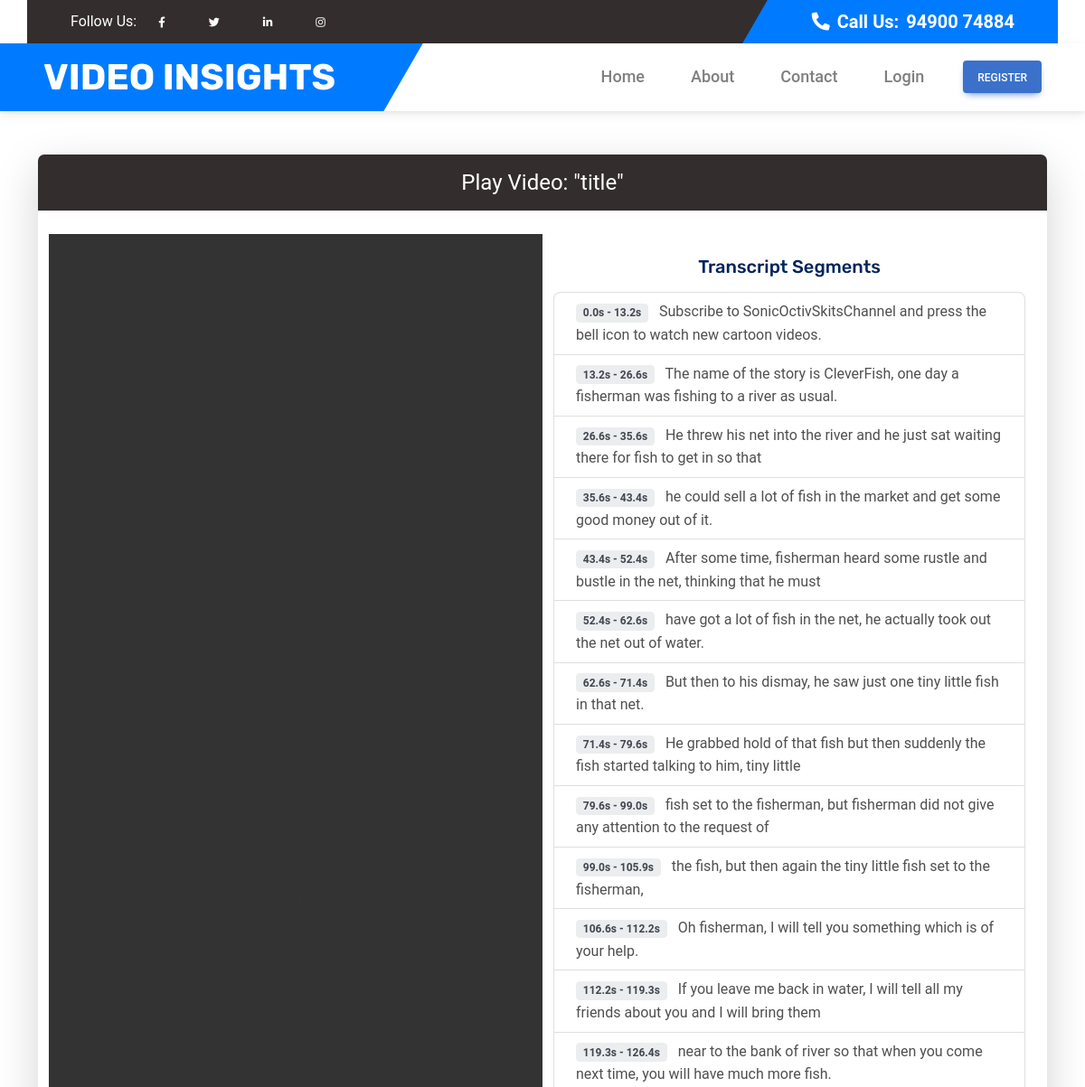
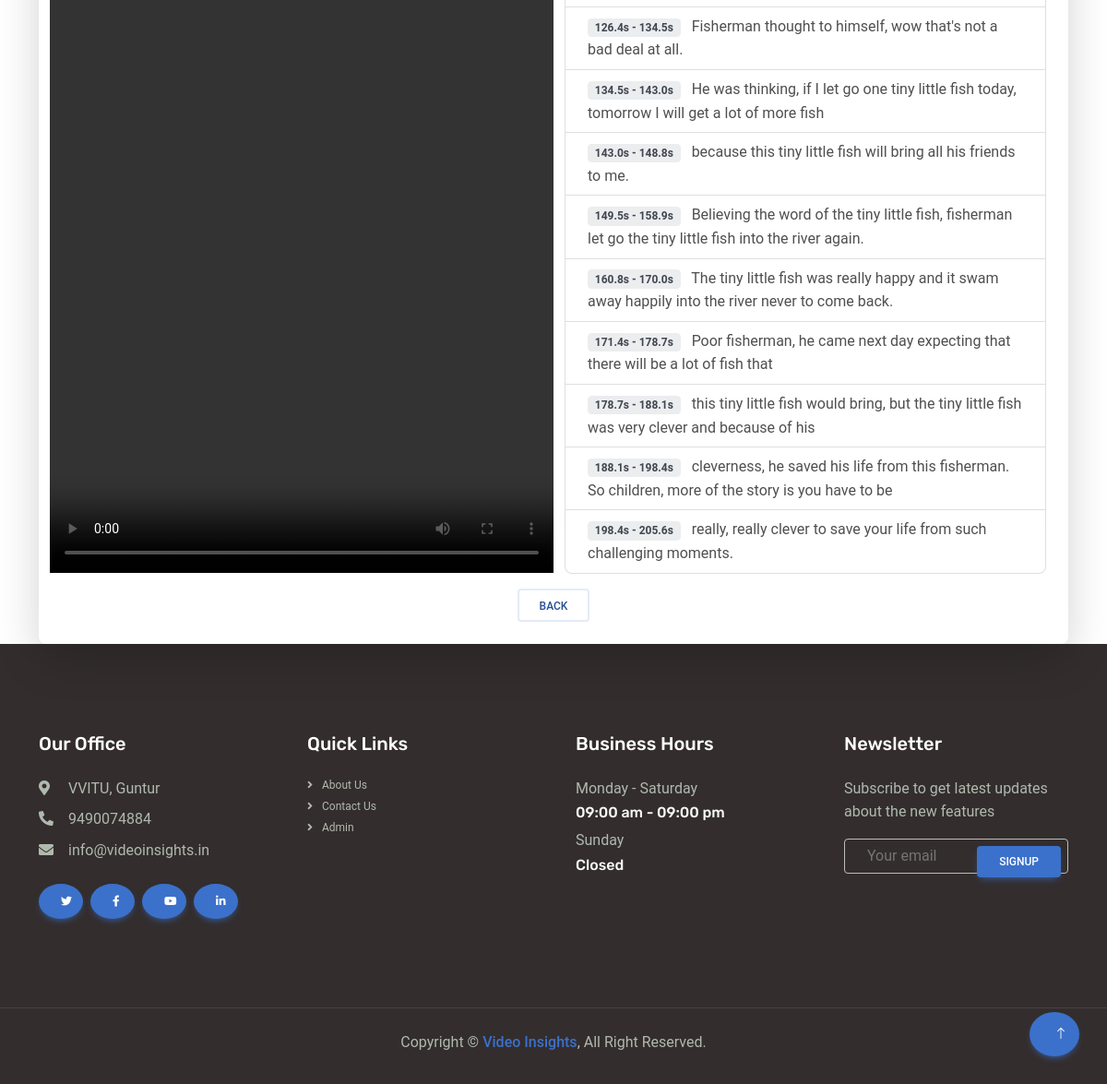
The page /user/play-video/1/ on the database its author committed (2 pictures, top to bottom).
### app/models.py (models this page shows, shortened)
class Video(models.Model):
    user = models.ForeignKey(User, on_delete=models.CASCADE, related_name='videos',blank=True, null=True)
    title = models.CharField(max_length=255)  # Title of the video
    description = models.TextField()  # Description of the video
    url = models.URLField(blank=True, null=True)  # URL of the video (optional for file uploads)
    source = models.CharField(
        max_length=50,
        choices=[
            ('YouTube', 'YouTube'),
            ('Google Drive', 'Google Drive'),
            ('Dropbox', 'Dropbox'),
            ('Uploaded File', 'Uploaded File')
        ]  # Source of the video
    )
    transcript = models.TextField(blank=True, null=True)  # Full transcribed text
    file_name = models.CharField(max_length=255, blank=True, null=True)  # Store actual file name
    created_at = models.DateTimeField(auto_now_add=True)  # Timestamp when created

class TranscriptSegment(models.Model):
    video = models.ForeignKey(Video, on_delete=models.CASCADE, related_name='segments')  # Link to Video
    start_time = models.FloatField()  # Start time in seconds
    end_time = models.FloatField()  # End time in seconds
    text = models.TextField()  # Transcribed text for this segment

### app/views.py (the view)
# urls.py: path('play-video/<int:pk>/', views.play_video, name='play_video'),
def play_video(request, pk):
    print(f"[DEBUG] Fetching video with pk: {pk}")
    video = get_object_or_404(Video, pk=pk)
    video_path = os.path.join(settings.MEDIA_ROOT, "videos", video.file_name)
    print(f"[DEBUG] Constructed video file path: {video_path}")
    if not os.path.exists(video_path):
        print("[ERROR] Video file does not exist on disk.")
    else:
        print("[DEBUG] Video file exists on disk.")
    video_url = os.path.join(settings.MEDIA_URL, "videos", video.file_name)
    print(f"[DEBUG] Video URL (for browser): {video_url}")
    return render(request, 'play_video.html', {'video': video})

### app/context_processors.py (called while the page is built)
def user_info(request):
    user_id = request.session.get('user_id_after_login')
    user = None
    if user_id:
        user = User.objects.filter(id=user_id).first()
    return {
        'is_user_login': user
    }

### app/templates/play_video.html (shortened to what this page needs)
{% extends 'base_userapp.html' %}
{% load static %}
{% get_media_prefix as MEDIA_URL %}
{% block content %}
<div class="container mt-5">
    <div class="card shadow-lg border-0">
        <div class="card-header bg-dark text-white text-center" style="font-size: 1.5rem;">
            Play Video: "{{ video.title }}"
        </div>
        <div class="card-body">
            <div class="row">
                <div class="embed-responsive embed-responsive-16by9 col-6 mx-auto">
                    <video controls style="width:100%;">
                        <source src="{{ MEDIA_URL }}videos/{{ video.file_name }}" type="video/mp4">
                    </video>
                </div>
                {% if video.segments.all %}
                <div class="col-6">
                    <h5 class="mt-4 text-center">Transcript Segments</h5>
                    <ul class="list-group mt-3">
                        {% for segment in video.segments.all %}
                        <li class="list-group-item">
                            <span class="badge badge-secondary mr-2">
                                {{ segment.start_time|floatformat:1 }}s - {{ segment.end_time|floatformat:1 }}s
                            </span>
                            {{ segment.text }}
                        </li>
                        {% endfor %}
                    </ul>
                    {% else %}
                    <p class="mt-4 text-center text-muted">No transcript segments available.</p>
                    {% endif %}
                </div>
            </div>
            <div class="text-center mt-3">
                <a href="{% url 'detection_history' %}" class="btn btn-outline-secondary">Back</a>
            </div>
        </div>
    </div>
</div>
{% endblock %}

### static/css/style.css (style rules this page uses)
:root { --primary: #FF5E14; --secondary: #5F656F; --light: #F5F5F5; --dark: #02245B; }
h5, h6, .h5, .h6, .fw-semi-bold { font-weight: 500 !important; }
.btn { transition: .5s; font-weight: 500; }

### rows shown on the page
Video: title "title"
TranscriptSegment: start_time "0.0", end_time "13.2", text "Subscribe to SonicOctivSkitsChannel and press the bell icon to watch new cartoon videos."
TranscriptSegment: start_time "13.2", end_time "26.6", text "The name of the story is CleverFish, one day a fisherman was fishing to a river as usual."
TranscriptSegment: start_time "26.6", end_time "35.6", text "He threw his net into the river and he just sat waiting there for fish to get in so that"
TranscriptSegment: start_time "35.6", end_time "43.4", text "he could sell a lot of fish in the market and get some good money out of it."
TranscriptSegment: start_time "43.4", end_time "52.4", text "After some time, fisherman heard some rustle and bustle in the net, thinking that he must"
TranscriptSegment: start_time "52.4", end_time "62.6", text "have got a lot of fish in the net, he actually took out the net out of water."
TranscriptSegment: start_time "62.6", end_time "71.4", text "But then to his dismay, he saw just one tiny little fish in that net."
TranscriptSegment: start_time "71.4", end_time "79.6", text "He grabbed hold of that fish but then suddenly the fish started talking to him, tiny little"
TranscriptSegment: start_time "79.6", end_time "99.0", text "fish set to the fisherman, but fisherman did not give any attention to the request of"
TranscriptSegment: start_time "99.0", end_time "105.9", text "the fish, but then again the tiny little fish set to the fisherman,"
TranscriptSegment: start_time "106.6", end_time "112.2", text "Oh fisherman, I will tell you something which is of your help."
TranscriptSegment: start_time "112.2", end_time "119.3", text "If you leave me back in water, I will tell all my friends about you and I will bring them"
TranscriptSegment: start_time "119.3", end_time "126.4", text "near to the bank of river so that when you come next time, you will have much more fish."
TranscriptSegment: start_time "126.4", end_time "134.5", text "Fisherman thought to himself, wow that's not a bad deal at all."
TranscriptSegment: start_time "134.5", end_time "143.0", text "He was thinking, if I let go one tiny little fish today, tomorrow I will get a lot of more fish"
TranscriptSegment: start_time "143.0", end_time "148.8", text "because this tiny little fish will bring all his friends to me."
TranscriptSegment: start_time "149.5", end_time "158.9", text "Believing the word of the tiny little fish, fisherman let go the tiny little fish into the river again."
TranscriptSegment: start_time "160.8", end_time "170.0", text "The tiny little fish was really happy and it swam away happily into the river never to come back."
TranscriptSegment: start_time "171.4", end_time "178.7", text "Poor fisherman, he came next day expecting that there will be a lot of fish that"
TranscriptSegment: start_time "178.7", end_time "188.1", text "this tiny little fish would bring, but the tiny little fish was very clever and because of his"
TranscriptSegment: start_time "188.1", end_time "198.4", text "cleverness, he saved his life from this fisherman. So children, more of the story is you have to be"
TranscriptSegment: start_time "198.4", end_time "205.6", text "really, really clever to save your life from such challenging moments."
